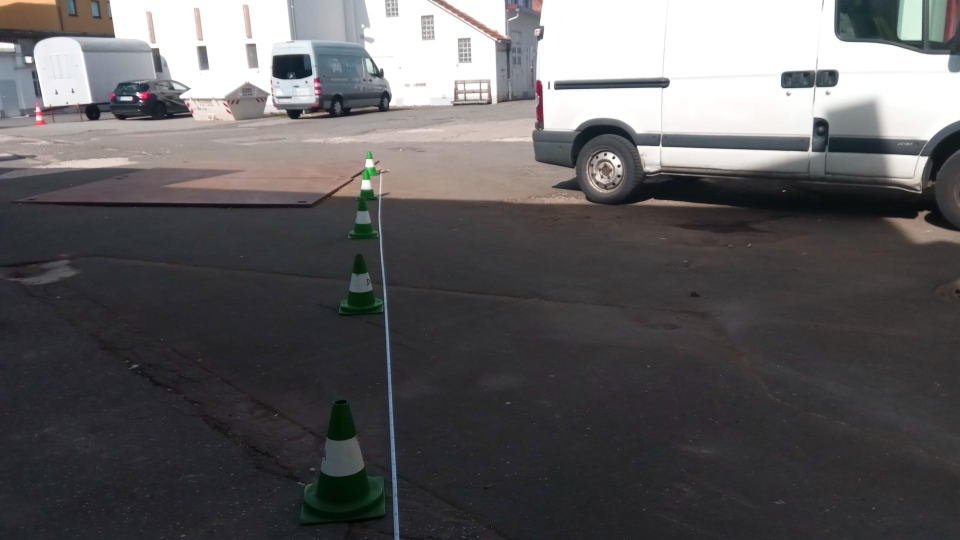
//> input picture C-Code/Gerade_Links_1080p.jpg, 1920 x 1080 px (shown at 1/2 size)
$ ./main   (built with g++ and OpenCV 4)
//> lines starting //> are read from the running program, lines starting //| are printed output that depends on the picture; after the words box and inside, x2 and y2 are one past the last pixel; in counts of white or black regions, pixels touching at a corner belong together
#include <opencv2/core.hpp>
#include <opencv2/imgcodecs.hpp>
#include <opencv2/highgui.hpp>
#include <opencv2/imgproc/imgproc.hpp>
#include "opencv2/core/core.hpp"
#include <opencv2/opencv.hpp>
#include <iostream>
#include <vector>
#include <chrono>

#define MIN_AREA 100

#define LOWER_RATIO 0.6
#define UPPER_RATIO 0.8

double euclidean_distance(int x_1, int y_1, int x_2, int y_2){
    return (sqrt((x_1-x_2)*(x_1-x_2)+(y_1-y_2)*(y_1-y_2)));
}


int main( int argc, char** argv ) {
    // start time measurement
    auto start = std::chrono::high_resolution_clock::now();

    //Read image
    cv::Mat input;
    input = cv::imread("../Gerade_Links_1080p.jpg", cv::IMREAD_COLOR);
//> input is the input picture: 1080 rows x 1920 cols, CV_8UC3; mean B, G, R 94.2, 92.9, 94.4
    if( input.empty() )                      // Check for invalid input
    {
        std::cout <<  "Could not open or find the image" << std::endl ;
        return -1;
    }

    //color-filter:
    cv::Mat HSV_image;
    cvtColor(input, HSV_image, cv::COLOR_BGR2HSV);
//> HSV_image: 1080 rows x 1920 cols, CV_8UC3; mean H, S, V 85.3, 24.5, 97.7
    cv::Scalar lower_Green = cv::Scalar(50, 50, 10);
    cv::Scalar upper_green = cv::Scalar(90,255,255);
    cv::Mat maskHSV, resultHSV;
    cv::inRange(HSV_image, lower_Green, upper_green, maskHSV);
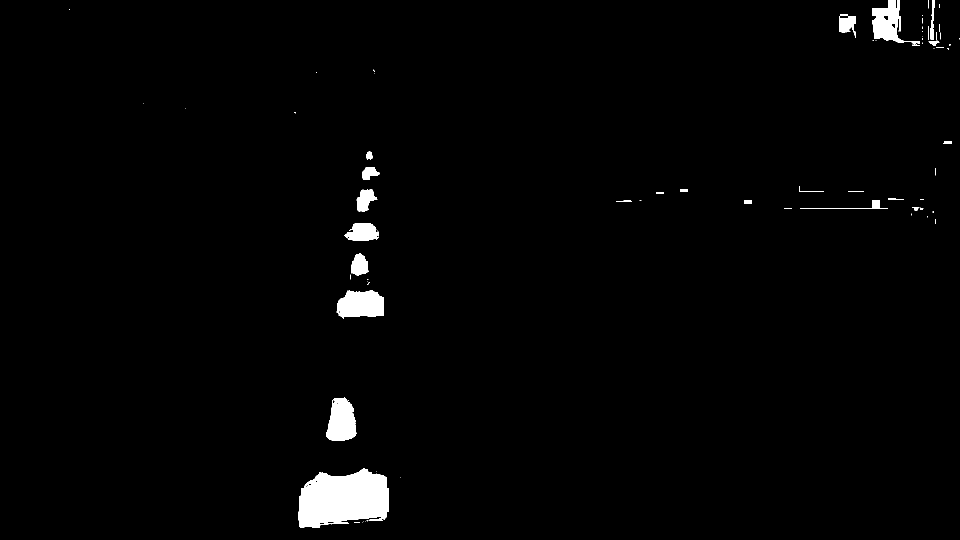
//> maskHSV: 1080 rows x 1920 cols, CV_8UC1 (shown at 1/2 size); 1.8% white; 81 white regions (51 under 20 px)
    cv::bitwise_and(HSV_image, HSV_image, resultHSV, maskHSV);
//> resultHSV: 1080 rows x 1920 cols, CV_8UC3; mean H, S, V 1.3, 2.6, 0.7

    //find contours
    std::vector<std::vector<cv::Point> > contours;
    cv::Mat contourOutput = maskHSV.clone();
    cv::findContours( contourOutput, contours, cv::RETR_LIST, cv::CHAIN_APPROX_NONE );
//> contours = 100 contours, 69 with area under 20; largest, box (x1, y1, x2, y2) and area: (596, 936, 778, 1056) 16266, (673, 581, 768, 638) 4178, (652, 794, 714, 882) 3884, (1744, 0, 1840, 88) 3420, (689, 447, 758, 481) 1675

    //delete small contours
    cv::Rect box;
    std::vector<cv::Rect> vector_of_boxes;
    for(size_t i = 0; i < contours.size(); i++){
        box = cv::boundingRect(contours[i]);
        //auto it = vector_of_boxes.insert(vector_of_boxes.end(), box);
        if (box.area()>MIN_AREA) {
            vector_of_boxes.insert(vector_of_boxes.end(), 1, box);
        }
    }
//> this loop made 100 passes
//> box on passes 1 to 12: Rect(615, 1047, 14, 3), Rect(708, 1045, 12, 1), Rect(724, 1044, 1, 1), Rect(726, 1043, 1, 1), Rect(731, 1042, 1, 1), Rect(733, 1040, 3, 3), Rect(610, 966, 17, 11), Rect(630, 961, 5, 4), Rect(801, 954, 1, 1), Rect(753, 943, 1, 1), Rect(596, 936, 182, 120), Rect(711, 845, 1, 3)

    //search top part (with ratio)
    std::vector<cv::Rect> top_boxes;
    float ratio;
    for(int i = 0; i<vector_of_boxes.size(); i++){
        ratio = float (vector_of_boxes[i].width) / float(vector_of_boxes[i].height);
        //std::cout <<  vector_of_boxes[i].width <<"and height:"<< vector_of_boxes[i].height << std::endl;
        if((LOWER_RATIO < ratio) && (ratio < UPPER_RATIO)){
            top_boxes.insert(top_boxes.end(), 1, vector_of_boxes[i]);
        }
    }
//> this loop made 20 passes
//> ratio on passes 1 to 12: 1.55, 1.52, 0.705, 1.67, 0.795, 2.03, 1.88, 9.78, 2, 7.75, 7.75, 0.933

    //find bottom part
    std::vector<cv::Rect> top;
    std::vector<cv::Rect> bottom;
    std::vector<cv::Rect> cone;
    bool found = 0;
    float distance = 0;
    for(int i=0; i < top_boxes.size(); i++){
        found = 0;
        float min_distance = 5 * float(top_boxes[i].height);
        cv::Rect possible_box (0, 0, 0, 0);
        for(int j=0; j < vector_of_boxes.size(); j++){
            //bounding box is to the left, below and wider
            //std::cout << vector_of_boxes[j].x << std::endl;
            if((top_boxes[i].y < vector_of_boxes[j].y) && (top_boxes[i].area() < vector_of_boxes[j].area())) {
                distance = euclidean_distance(top_boxes[i].x, top_boxes[i].y, vector_of_boxes[j].x,
                                              vector_of_boxes[j].y);
                //std::cout << distance << std::endl;
                if (min_distance > distance) {
                    found = 1;
                    min_distance = distance;
                    possible_box = vector_of_boxes[j];
                }
            }
        if (found){
            top.insert(top.end(), top_boxes[i]);
            bottom.insert(bottom.end(), possible_box);
            cv::Rect bounding_box (possible_box.x, top_boxes[i].y, possible_box.width, possible_box.y - top_boxes[i].y + possible_box.height);
            cone.insert(cone.end(), bounding_box);
            }
        }
    }
//> this loop made 4 passes
//> (min_distance, distance, found, possible_box) on passes 1 to 4: (152.6, 152.6, true, Rect(596, 936, 182, 120)), (79.85, 79.85, true, Rect(673, 581, 95, 57)), (32.28, 32.28, true, Rect(724, 334, 35, 26)), (220, 1025.2, false, Rect(0, 0, 0, 0))
//> after the loop, found = false; distance = 1025.2; top = 45 Rects (x, y, width, height), first 8: [652, 794, 62, 88], [652, 794, 62, 88], [652, 794, 62, 88], [652, 794, 62, 88], [652, 794, 62, 88], [652, 794, 62, 88], [652, 794, 62, 88], [652, 794, 62, 88]; bottom = 45 Rects (x, y, width, height), first 8: [596, 936, 182, 120], [596, 936, 182, 120], [596, 936, 182, 120], [596, 936, 182, 120], [596, 936, 182, 120], [596, 936, 182, 120], [596, 936, 182, 120], [596, 936, 182, 120]; cone = 45 Rects (x, y, width, height), first 8: [596, 794, 182, 262], [596, 794, 182, 262], [596, 794, 182, 262], [596, 794, 182, 262], [596, 794, 182, 262], [596, 794, 182, 262], [596, 794, 182, 262], [596, 794, 182, 262]

    //draw boxes
    cv::Scalar color;
    color = cv::Scalar(0, 0, 255);
    for (auto & box : cone) {
        //cv::drawContours(input, contours, idx, color, 10);
        cv::rectangle(input, box, color, 10);
    }
//> this loop made 45 passes
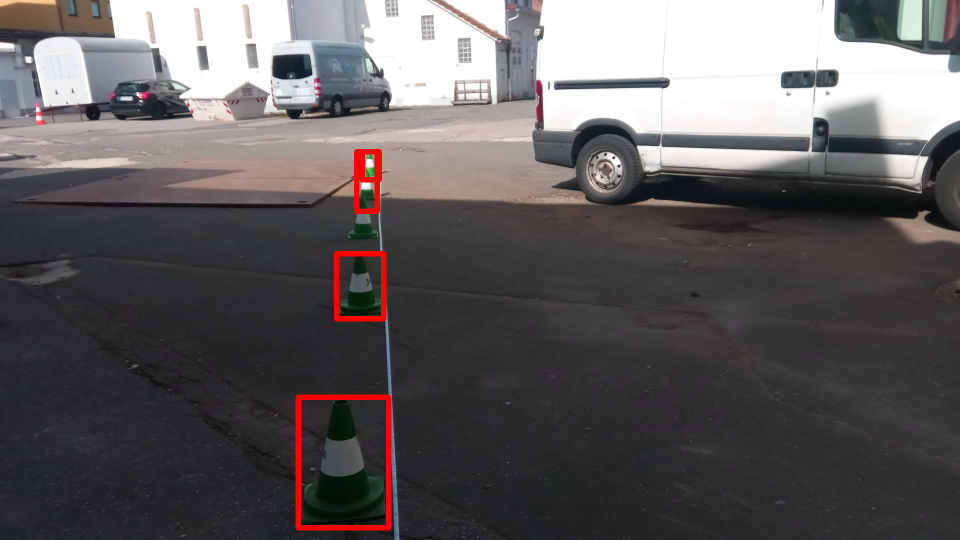
//> input: 1080 rows x 1920 cols, CV_8UC3 (shown at 1/2 size); 0.92% of pixels changed, all inside (x1, y1, x2, y2) = (591, 298, 783, 1061)
    cv::Rect zero (1,100,1,1);
    cv::rectangle(input, zero, color,5);
//> input: 1080 rows x 1920 cols, CV_8UC3; 23 pixels changed, all inside (x1, y1, x2, y2) = (0, 97, 5, 104)

    //show image
    cv::Mat out_image;
    cv::resize(input, out_image, cv::Size(720 ,405));
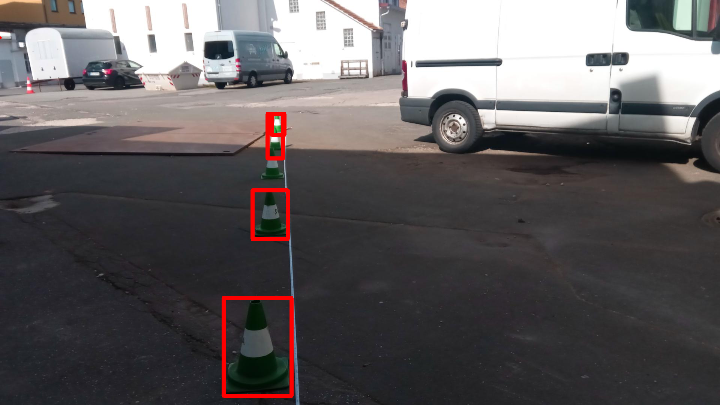
//> out_image: 405 rows x 720 cols, CV_8UC3; mean B, G, R 93.6, 92.2, 96.1
    cv::namedWindow("Display frame", cv::WINDOW_AUTOSIZE );
    cv::imshow( "Display frame", out_image );

    //calculate time
    auto stop = std::chrono::high_resolution_clock::now();
    auto duration = std::chrono::duration_cast<std::chrono::microseconds>(stop - start);
    std::cout << "Time needed: " << duration.count() << "us" << std::endl;

    cv::waitKey(0);
    return 0;
}
